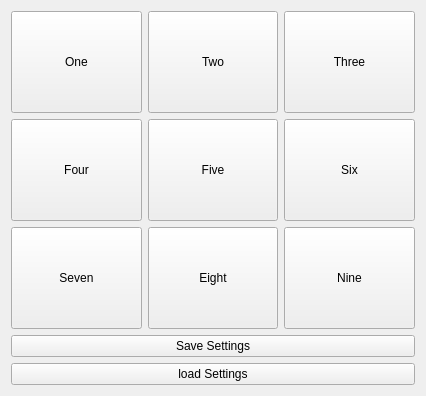
<?xml version="1.0" encoding="UTF-8"?>
<ui version="4.0">
 <class>Widget</class>
 <widget class="QWidget" name="Widget">
  <property name="geometry">
   <rect>
    <x>0</x>
    <y>0</y>
    <width>426</width>
    <height>396</height>
   </rect>
  </property>
  <property name="windowTitle">
   <string>Widget</string>
  </property>
  <layout class="QVBoxLayout" name="verticalLayout">
   <item>
    <layout class="QGridLayout" name="gridLayout">
     <item row="0" column="0">
      <widget class="QPushButton" name="button1">
       <property name="sizePolicy">
        <sizepolicy hsizetype="Minimum" vsizetype="Expanding">
         <horstretch>0</horstretch>
         <verstretch>0</verstretch>
        </sizepolicy>
       </property>
       <property name="text">
        <string>One</string>
       </property>
      </widget>
     </item>
     <item row="0" column="1">
      <widget class="QPushButton" name="button2">
       <property name="sizePolicy">
        <sizepolicy hsizetype="Minimum" vsizetype="Expanding">
         <horstretch>0</horstretch>
         <verstretch>0</verstretch>
        </sizepolicy>
       </property>
       <property name="text">
        <string>Two</string>
       </property>
      </widget>
     </item>
     <item row="0" column="2">
      <widget class="QPushButton" name="button3">
       <property name="sizePolicy">
        <sizepolicy hsizetype="Minimum" vsizetype="Expanding">
         <horstretch>0</horstretch>
         <verstretch>0</verstretch>
        </sizepolicy>
       </property>
       <property name="text">
        <string>Three</string>
       </property>
      </widget>
     </item>
     <item row="1" column="0">
      <widget class="QPushButton" name="button4">
       <property name="sizePolicy">
        <sizepolicy hsizetype="Minimum" vsizetype="Expanding">
         <horstretch>0</horstretch>
         <verstretch>0</verstretch>
        </sizepolicy>
       </property>
       <property name="text">
        <string>Four</string>
       </property>
      </widget>
     </item>
     <item row="1" column="1">
      <widget class="QPushButton" name="button5">
       <property name="sizePolicy">
        <sizepolicy hsizetype="Minimum" vsizetype="Expanding">
         <horstretch>0</horstretch>
         <verstretch>0</verstretch>
        </sizepolicy>
       </property>
       <property name="text">
        <string>Five</string>
       </property>
      </widget>
     </item>
     <item row="1" column="2">
      <widget class="QPushButton" name="button6">
       <property name="sizePolicy">
        <sizepolicy hsizetype="Minimum" vsizetype="Expanding">
         <horstretch>0</horstretch>
         <verstretch>0</verstretch>
        </sizepolicy>
       </property>
       <property name="text">
        <string>Six</string>
       </property>
      </widget>
     </item>
     <item row="2" column="0">
      <widget class="QPushButton" name="button7">
       <property name="sizePolicy">
        <sizepolicy hsizetype="Minimum" vsizetype="Expanding">
         <horstretch>0</horstretch>
         <verstretch>0</verstretch>
        </sizepolicy>
       </property>
       <property name="text">
        <string>Seven</string>
       </property>
      </widget>
     </item>
     <item row="2" column="1">
      <widget class="QPushButton" name="button8">
       <property name="sizePolicy">
        <sizepolicy hsizetype="Minimum" vsizetype="Expanding">
         <horstretch>0</horstretch>
         <verstretch>0</verstretch>
        </sizepolicy>
       </property>
       <property name="text">
        <string>Eight</string>
       </property>
      </widget>
     </item>
     <item row="2" column="2">
      <widget class="QPushButton" name="button9">
       <property name="sizePolicy">
        <sizepolicy hsizetype="Minimum" vsizetype="Expanding">
         <horstretch>0</horstretch>
         <verstretch>0</verstretch>
        </sizepolicy>
       </property>
       <property name="text">
        <string>Nine</string>
       </property>
      </widget>
     </item>
    </layout>
   </item>
   <item>
    <widget class="QPushButton" name="saveSettingsButton">
     <property name="text">
      <string>Save Settings</string>
     </property>
    </widget>
   </item>
   <item>
    <widget class="QPushButton" name="loadSettingsButton">
     <property name="text">
      <string>load Settings</string>
     </property>
    </widget>
   </item>
  </layout>
 </widget>
 <resources/>
 <connections/>
</ui>
